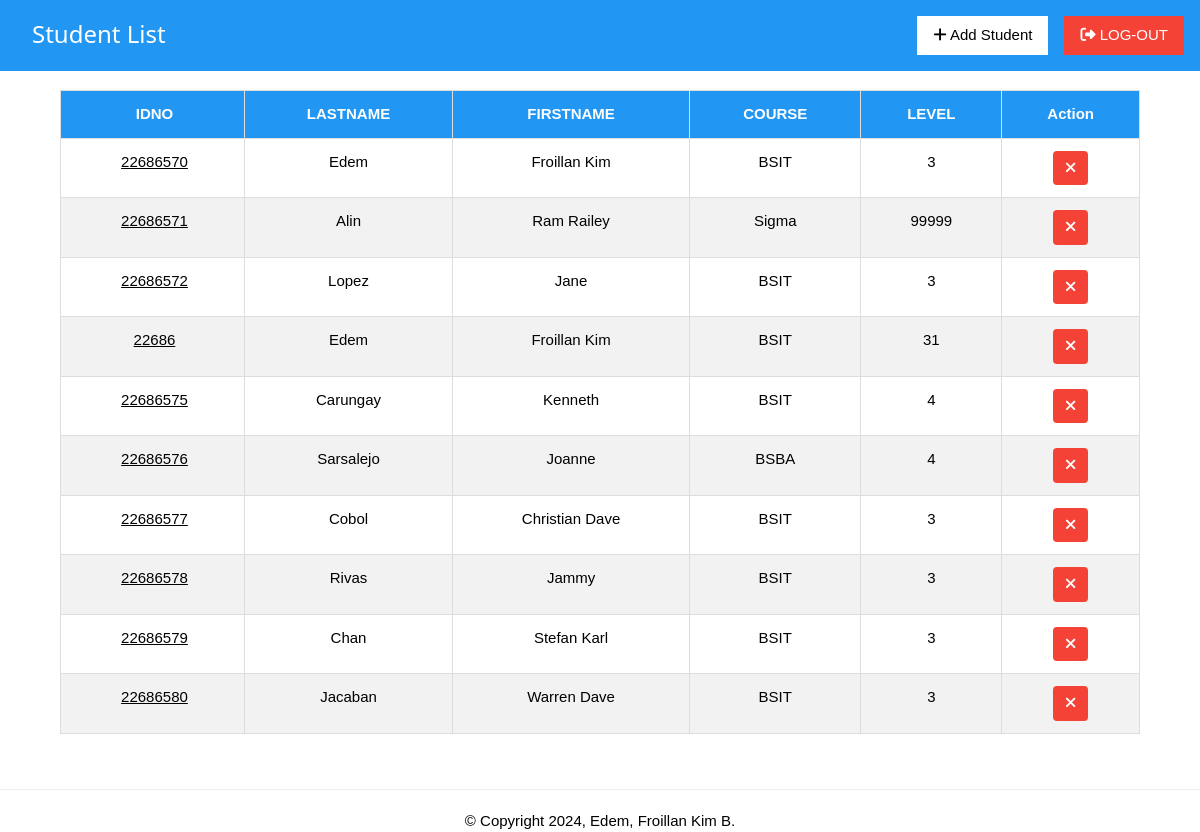
The page /students (signed in) on the database as committed earlier.
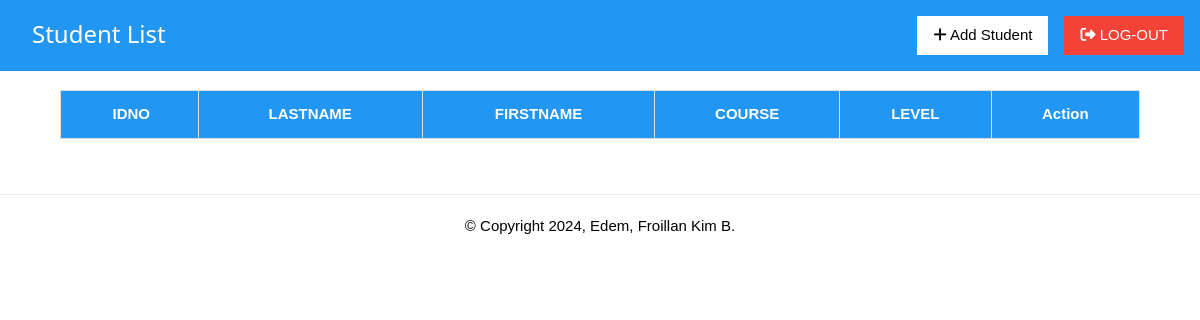
The same page on the database as committed later.
### tables this page shows
CREATE TABLE students (
    id integer primary key autoincrement,
    idno varchar(10) unique not null,
    lastname  varchar(50) not null,
    firstname varchar(50) not null,
    course    varchar(15) not null,
    level    varchar(5) not null,
    image varchar(25) not null
);

### app.py (the view)
@app.route('/students')
def student_list():
    if 'username' in session:
        pagetitle = "Student List"
        print(f"User logged in: {session['username']}")
        return render_template('index.html', data=getall_records('students'), pagetitle=pagetitle, users=get_users())
    else:
        flash("Please log in first!", "warning")
        return redirect(url_for('login'))

### app.py (called while the page is built)
def get_users() -> object:
	return getall_records('students')

@app.after_request
def after_request(response):
    response.headers['Cache-Control'] = 'no-cache, no-store, must-revalidate'
    response.headers['Pragma'] = 'no-cache'
    response.headers['Expires'] = '0'
    return response

### dbhelper.py (called while the page is built)
def getprocess(sql:str) -> list:
	db:object = connect(database)
	cursor:object = db.cursor()
	cursor.row_factory = Row
	cursor.execute(sql)
	data:list = cursor.fetchall()
	cursor.close()
	return data

def getall_records(table:str) -> list:
	sql:str = f'SELECT * FROM `{table}`'
	return getprocess(sql)

### templates/index.html (shortened to what this page needs)
{% extends 'base.html' %}
{% block content %}
<div class='w3-container w3-blue w3-margin-bottom header'>
    <h3 class="w3-left w3-margin-left w3-margin-top">{{ pagetitle }}</h3>
    <nav class="navbar">
        <a href="/logout" class="w3-button w3-red w3-right w3-margin-top w3-margin-bottom" id="logout">
            <i class="fa fa-sign-out-alt"></i> LOG-OUT
        </a>
        <a href="#" class="w3-right w3-button w3-margin-right w3-white w3-margin-top" id="add" onclick="openAddStudentModal()">
            <i class="fa fa-plus"></i> Add Student
        </a>
    </nav>
</div>
<div class="w3-row-padding" id="main_container">
    <div class="w3-full">
        <table class="w3-table-all styled-table" id="table">
            <thead>
                <tr id="tr1">
                    <th class="w3-center">IDNO</th>
                    <th class="w3-center">LASTNAME</th>
                    <th class="w3-center">FIRSTNAME</th>
                    <th class="w3-center">COURSE</th>
                    <th class="w3-center">LEVEL</th>
                    <th class="w3-center">Action</th>
                </tr>
            </thead>
            <tbody>
                {% for user in users %}
                <tr id="tr2">
                    <td class="w3-center" data-cell="IDNO:">
                        <a href="#" onclick="viewrecordstudents('{{ user['image'] }}', '{{ user['idno'] }}', '{{ user['lastname'] }}', '{{ user['firstname'] }}', '{{ user['course'] }}', '{{ user['level'] }}')">
                            {{ user["idno"] }}
                        </a>
                    </td>
                    <td class="w3-center" data-cell="LASTNAME:">{{ user["lastname"] }}</td>
                    <td class="w3-center" data-cell="FIRSTNAME:">{{ user["firstname"] }}</td>
                    <td class="w3-center" data-cell="COURSE:">{{ user["course"] }}</td>
                    <td class="w3-center" data-cell="LEVEL:">{{ user["level"] }}</td>
                    <td class="w3-center" data-cell="ACTION:">
                        <button class="w3-button w3-red delete-btn delete" onclick="openCustomAlert('{{ user['idno'] }}')">
                            <i class="fas fa-times"></i>
                        </button>
                    </td>
                </tr>
                {% endfor %}
            </tbody>
        </table>
    </div>
</div>
{% endblock %}

### templates/base.html (shortened to what this page needs)
<!DOCTYPE html>
<html>
	<head>
		<link rel='stylesheet' href="../static/css/w3.css">
		<link rel="stylesheet" href="{{ url_for('static', filename='font-awesome/css/all.min.css') }}">
	</head>
	<body>
	    <div>
	        {% block content %}
	        {% endblock %}
	    </div>
	    <hr>
	    <div class='w3-center'>
	    	&copy; Copyright 2024, Edem, Froillan Kim B.
	    </div>
	</body>
</html>

### static/css/w3.css (style rules this page uses)
html { box-sizing:border-box }
*,*:before,*:after { box-sizing:inherit }
html { -ms-text-size-adjust:100%;-webkit-text-size-adjust:100% }
body { margin:0 }
article,aside,details,figcaption,figure,footer,header,main,menu,nav,section { display:block }
a { background-color:transparent }
hr { box-sizing:content-box;height:0;overflow:visible }
html,body { font-family:Verdana,sans-serif;font-size:15px;line-height:1.5 }
html { overflow-x:hidden }
h3 { font-size:24px }
h1,h2,h3,h4,h5,h6 { font-family:"Segoe UI",Arial,sans-serif;font-weight:400;margin:10px 0 }
hr { border:0;border-top:1px solid #eee;margin:20px 0 }
a { color:inherit }
.w3-table,.w3-table-all { border-collapse:collapse;border-spacing:0;width:100%;display:table }
.w3-table-all { border:1px solid #ccc }
.w3-bordered tr,.w3-table-all tr { border-bottom:1px solid #ddd }
.w3-table-all tr:nth-child(odd) { background-color:#fff }
.w3-table td,.w3-table th,.w3-table-all td,.w3-table-all th { padding:8px 8px;display:table-cell;text-align:left;vertical-align:top }
.w3-table th:first-child,.w3-table td:first-child,.w3-table-all th:first-child,.w3-table-all td:first-child { padding-left:16px }
.w3-btn,.w3-button { border:none;display:inline-block;padding:8px 16px;vertical-align:middle;overflow:hidden;text-decoration:none;color:inherit;background-color:inherit;text-align:center;cursor:pointer;white-space:nowrap }
.w3-btn,.w3-button { -webkit-touch-callout:none;-webkit-user-select:none;-khtml-user-select:none;-moz-user-select:none;-ms-user-select:none;user-select:none }
.w3-container:after,.w3-container:before,.w3-panel:after,.w3-panel:before,.w3-row:after,.w3-row:before,.w3-row-padding:after,.w3-row-padding:before, .w3-cell-row:before,.w3-cell-row:after,.w3-clear:after,.w3-clear:before,.w3-bar:before,.w3-bar:after { content:"";display:table;clear:both }
.w3-row-padding,.w3-row-padding>.w3-half,.w3-row-padding>.w3-third,.w3-row-padding>.w3-twothird,.w3-row-padding>.w3-threequarter,.w3-row-padding>.w3-quarter,.w3-row-padding>.w3-col { padding:0 8px }
.w3-container,.w3-panel { padding:0.01em 16px }
.w3-center { text-align:center!important }
.w3-margin-top { margin-top:16px!important }
.w3-margin-bottom { margin-bottom:16px!important }
.w3-margin-left { margin-left:16px!important }
.w3-margin-right { margin-right:16px!important }
.w3-left { float:left!important }
.w3-right { float:right!important }
.w3-blue,.w3-hover-blue:hover { color:#fff!important;background-color:#2196F3!important }
.w3-red,.w3-hover-red:hover { color:#fff!important;background-color:#f44336!important }
.w3-white,.w3-hover-white:hover { color:#000!important;background-color:#fff!important }
:root { --bg-color: #1f242d; --main-color: #0ef; }
#main_container { padding: 1rem 5%; }
.header { position: fixed; top: 0; left: 0; width: 100%; background: var(--bg-color); z-index: 100; }
.styled-table { width: 100%; border-collapse: collapse; font-family: Arial, sans-serif; margin-bottom: 20px; margin-top: 5rem; }
.styled-table th, .styled-table td { padding: 12px; border: 1px solid #ddd; text-align: left; }
.styled-table th { background-color: #0074D9; color: white; font-weight: bold; }
.w3-table-all th { background-color: #2196F3; color: #ffffff; }

Rows that differ between the two databases and show on the page:
removed students: idno "22686570", lastname "Edem", firstname "Froillan Kim", course "BSIT", level "3"
removed students: idno "22686571", lastname "Alin", firstname "Ram Railey", course "Sigma", level "99999"
removed students: idno "22686572", lastname "Lopez", firstname "Jane", course "BSIT", level "3"
removed students: idno "22686", lastname "Edem", firstname "Froillan Kim", course "BSIT", level "31"
removed students: idno "22686575", lastname "Carungay", firstname "Kenneth", course "BSIT", level "4"
removed students: idno "22686576", lastname "Sarsalejo", firstname "Joanne", course "BSBA", level "4"
removed students: idno "22686577", lastname "Cobol", firstname "Christian Dave", course "BSIT", level "3"
removed students: idno "22686578", lastname "Rivas", firstname "Jammy", course "BSIT", level "3"
removed students: idno "22686579", lastname "Chan", firstname "Stefan Karl", course "BSIT", level "3"
removed students: idno "22686580", lastname "Jacaban", firstname "Warren Dave", course "BSIT", level "3"
